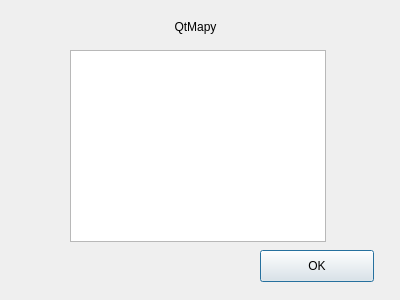
<?xml version="1.0" encoding="UTF-8"?>
<ui version="4.0">
 <class>AboutDialog</class>
 <widget class="QDialog" name="AboutDialog">
  <property name="geometry">
   <rect>
    <x>0</x>
    <y>0</y>
    <width>400</width>
    <height>300</height>
   </rect>
  </property>
  <property name="windowTitle">
   <string>Dialog</string>
  </property>
  <widget class="QLabel" name="label">
   <property name="geometry">
    <rect>
     <x>50</x>
     <y>20</y>
     <width>291</width>
     <height>21</height>
    </rect>
   </property>
   <property name="text">
    <string>QtMapy</string>
   </property>
   <property name="alignment">
    <set>Qt::AlignHCenter|Qt::AlignTop</set>
   </property>
  </widget>
  <widget class="QPushButton" name="pushButton">
   <property name="geometry">
    <rect>
     <x>260</x>
     <y>250</y>
     <width>114</width>
     <height>32</height>
    </rect>
   </property>
   <property name="text">
    <string>OK</string>
   </property>
  </widget>
  <widget class="QTextBrowser" name="textBrowser">
   <property name="geometry">
    <rect>
     <x>70</x>
     <y>50</y>
     <width>256</width>
     <height>192</height>
    </rect>
   </property>
   <property name="html">
    <string>&lt;!DOCTYPE HTML PUBLIC &quot;-//W3C//DTD HTML 4.0//EN&quot; &quot;http://www.w3.org/TR/REC-html40/strict.dtd&quot;&gt;
&lt;html&gt;&lt;head&gt;&lt;meta name=&quot;qrichtext&quot; content=&quot;1&quot; /&gt;&lt;style type=&quot;text/css&quot;&gt;
p, li { white-space: pre-wrap; }
&lt;/style&gt;&lt;/head&gt;&lt;body style=&quot; font-family:'.Lucida Grande UI'; font-size:13pt; font-weight:400; font-style:normal;&quot;&gt;
&lt;p style=&quot;-qt-paragraph-type:empty; margin-top:0px; margin-bottom:0px; margin-left:0px; margin-right:0px; -qt-block-indent:0; text-indent:0px;&quot;&gt;&lt;br /&gt;&lt;/p&gt;&lt;/body&gt;&lt;/html&gt;</string>
   </property>
  </widget>
 </widget>
 <resources/>
 <connections>
  <connection>
   <sender>pushButton</sender>
   <signal>clicked()</signal>
   <receiver>AboutDialog</receiver>
   <slot>close()</slot>
   <hints>
    <hint type="sourcelabel">
     <x>271</x>
     <y>257</y>
    </hint>
    <hint type="destinationlabel">
     <x>205</x>
     <y>254</y>
    </hint>
   </hints>
  </connection>
 </connections>
</ui>
